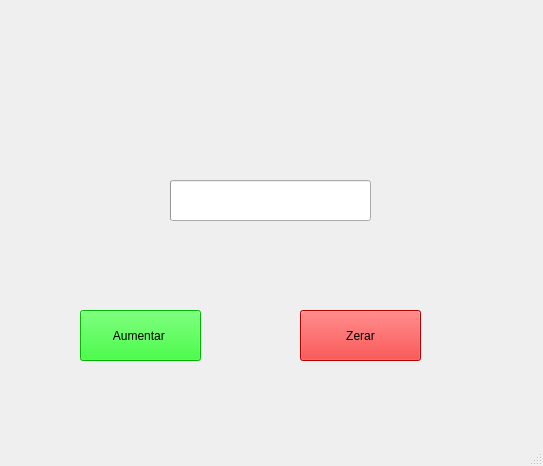
<?xml version="1.0" encoding="UTF-8"?>
<ui version="4.0">
 <class>MainWindow</class>
 <widget class="QMainWindow" name="MainWindow">
  <property name="geometry">
   <rect>
    <x>0</x>
    <y>0</y>
    <width>543</width>
    <height>466</height>
   </rect>
  </property>
  <property name="windowTitle">
   <string>MainWindow</string>
  </property>
  <widget class="QWidget" name="centralwidget">
   <widget class="QProgressBar" name="progressBar">
    <property name="geometry">
     <rect>
      <x>170</x>
      <y>180</y>
      <width>201</width>
      <height>41</height>
     </rect>
    </property>
    <property name="styleSheet">
     <string notr="true">color: rgb(255, 255, 255);</string>
    </property>
    <property name="value">
     <number>0</number>
    </property>
   </widget>
   <widget class="QPushButton" name="pushButton">
    <property name="geometry">
     <rect>
      <x>80</x>
      <y>310</y>
      <width>121</width>
      <height>51</height>
     </rect>
    </property>
    <property name="styleSheet">
     <string notr="true">font: 75 15pt &quot;MS Shell Dlg 2&quot;;
background-color: rgb(0, 255, 0);</string>
    </property>
    <property name="text">
     <string>Aumentar </string>
    </property>
   </widget>
   <widget class="QPushButton" name="pushButton_2">
    <property name="geometry">
     <rect>
      <x>300</x>
      <y>310</y>
      <width>121</width>
      <height>51</height>
     </rect>
    </property>
    <property name="styleSheet">
     <string notr="true">font: 75 15pt &quot;MS Shell Dlg 2&quot;;
background-color: rgb(255, 0, 0);</string>
    </property>
    <property name="text">
     <string>Zerar</string>
    </property>
   </widget>
  </widget>
  <widget class="QMenuBar" name="menubar">
   <property name="geometry">
    <rect>
     <x>0</x>
     <y>0</y>
     <width>543</width>
     <height>21</height>
    </rect>
   </property>
  </widget>
  <widget class="QStatusBar" name="statusbar"/>
 </widget>
 <resources/>
 <connections/>
</ui>
